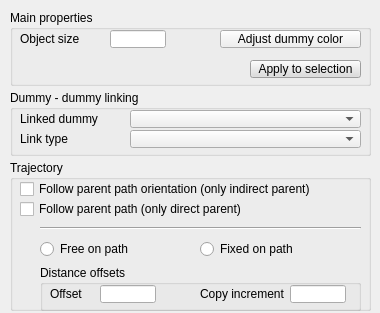
<?xml version="1.0" encoding="UTF-8"?>
<ui version="4.0">
 <class>CQDlgDummies</class>
 <widget class="QDialog" name="CQDlgDummies">
  <property name="geometry">
   <rect>
    <x>0</x>
    <y>0</y>
    <width>380</width>
    <height>313</height>
   </rect>
  </property>
  <property name="windowTitle">
   <string>Dummy Properties</string>
  </property>
  <property name="locale">
   <locale language="English" country="UnitedStates"/>
  </property>
  <widget class="QGroupBox" name="groupBox">
   <property name="geometry">
    <rect>
     <x>10</x>
     <y>10</y>
     <width>361</width>
     <height>76</height>
    </rect>
   </property>
   <property name="title">
    <string>Main properties</string>
   </property>
   <property name="flat">
    <bool>true</bool>
   </property>
   <property name="checkable">
    <bool>false</bool>
   </property>
   <widget class="QLabel" name="label">
    <property name="geometry">
     <rect>
      <x>10</x>
      <y>20</y>
      <width>91</width>
      <height>18</height>
     </rect>
    </property>
    <property name="text">
     <string>Object size</string>
    </property>
   </widget>
   <widget class="QLineEdit" name="qqSize">
    <property name="geometry">
     <rect>
      <x>100</x>
      <y>20</y>
      <width>56</width>
      <height>18</height>
     </rect>
    </property>
   </widget>
   <widget class="QToolButton" name="qqColor">
    <property name="geometry">
     <rect>
      <x>210</x>
      <y>20</y>
      <width>141</width>
      <height>18</height>
     </rect>
    </property>
    <property name="focusPolicy">
     <enum>Qt::StrongFocus</enum>
    </property>
    <property name="text">
     <string>Adjust dummy color</string>
    </property>
   </widget>
   <widget class="QToolButton" name="qqApplyMainProperties">
    <property name="geometry">
     <rect>
      <x>240</x>
      <y>50</y>
      <width>111</width>
      <height>18</height>
     </rect>
    </property>
    <property name="palette">
     <palette>
      <active>
       <colorrole role="WindowText">
        <brush brushstyle="SolidPattern">
         <color alpha="255">
          <red>0</red>
          <green>0</green>
          <blue>0</blue>
         </color>
        </brush>
       </colorrole>
       <colorrole role="Button">
        <brush brushstyle="SolidPattern">
         <color alpha="255">
          <red>220</red>
          <green>220</green>
          <blue>220</blue>
         </color>
        </brush>
       </colorrole>
       <colorrole role="Light">
        <brush brushstyle="SolidPattern">
         <color alpha="255">
          <red>255</red>
          <green>255</green>
          <blue>255</blue>
         </color>
        </brush>
       </colorrole>
       <colorrole role="Midlight">
        <brush brushstyle="SolidPattern">
         <color alpha="255">
          <red>237</red>
          <green>237</green>
          <blue>237</blue>
         </color>
        </brush>
       </colorrole>
       <colorrole role="Dark">
        <brush brushstyle="SolidPattern">
         <color alpha="255">
          <red>110</red>
          <green>110</green>
          <blue>110</blue>
         </color>
        </brush>
       </colorrole>
       <colorrole role="Mid">
        <brush brushstyle="SolidPattern">
         <color alpha="255">
          <red>147</red>
          <green>147</green>
          <blue>147</blue>
         </color>
        </brush>
       </colorrole>
       <colorrole role="Text">
        <brush brushstyle="SolidPattern">
         <color alpha="255">
          <red>0</red>
          <green>0</green>
          <blue>0</blue>
         </color>
        </brush>
       </colorrole>
       <colorrole role="BrightText">
        <brush brushstyle="SolidPattern">
         <color alpha="255">
          <red>255</red>
          <green>255</green>
          <blue>255</blue>
         </color>
        </brush>
       </colorrole>
       <colorrole role="ButtonText">
        <brush brushstyle="SolidPattern">
         <color alpha="255">
          <red>0</red>
          <green>0</green>
          <blue>0</blue>
         </color>
        </brush>
       </colorrole>
       <colorrole role="Base">
        <brush brushstyle="SolidPattern">
         <color alpha="255">
          <red>255</red>
          <green>255</green>
          <blue>255</blue>
         </color>
        </brush>
       </colorrole>
       <colorrole role="Window">
        <brush brushstyle="SolidPattern">
         <color alpha="255">
          <red>220</red>
          <green>220</green>
          <blue>220</blue>
         </color>
        </brush>
       </colorrole>
       <colorrole role="Shadow">
        <brush brushstyle="SolidPattern">
         <color alpha="255">
          <red>0</red>
          <green>0</green>
          <blue>0</blue>
         </color>
        </brush>
       </colorrole>
       <colorrole role="AlternateBase">
        <brush brushstyle="SolidPattern">
         <color alpha="255">
          <red>237</red>
          <green>237</green>
          <blue>237</blue>
         </color>
        </brush>
       </colorrole>
       <colorrole role="ToolTipBase">
        <brush brushstyle="SolidPattern">
         <color alpha="255">
          <red>255</red>
          <green>255</green>
          <blue>220</blue>
         </color>
        </brush>
       </colorrole>
       <colorrole role="ToolTipText">
        <brush brushstyle="SolidPattern">
         <color alpha="255">
          <red>0</red>
          <green>0</green>
          <blue>0</blue>
         </color>
        </brush>
       </colorrole>
      </active>
      <inactive>
       <colorrole role="WindowText">
        <brush brushstyle="SolidPattern">
         <color alpha="255">
          <red>0</red>
          <green>0</green>
          <blue>0</blue>
         </color>
        </brush>
       </colorrole>
       <colorrole role="Button">
        <brush brushstyle="SolidPattern">
         <color alpha="255">
          <red>220</red>
          <green>220</green>
          <blue>220</blue>
         </color>
        </brush>
       </colorrole>
       <colorrole role="Light">
        <brush brushstyle="SolidPattern">
         <color alpha="255">
          <red>255</red>
          <green>255</green>
          <blue>255</blue>
         </color>
        </brush>
       </colorrole>
       <colorrole role="Midlight">
        <brush brushstyle="SolidPattern">
         <color alpha="255">
          <red>237</red>
          <green>237</green>
          <blue>237</blue>
         </color>
        </brush>
       </colorrole>
       <colorrole role="Dark">
        <brush brushstyle="SolidPattern">
         <color alpha="255">
          <red>110</red>
          <green>110</green>
          <blue>110</blue>
         </color>
        </brush>
       </colorrole>
       <colorrole role="Mid">
        <brush brushstyle="SolidPattern">
         <color alpha="255">
          <red>147</red>
          <green>147</green>
          <blue>147</blue>
         </color>
        </brush>
       </colorrole>
       <colorrole role="Text">
        <brush brushstyle="SolidPattern">
         <color alpha="255">
          <red>0</red>
          <green>0</green>
          <blue>0</blue>
         </color>
        </brush>
       </colorrole>
       <colorrole role="BrightText">
        <brush brushstyle="SolidPattern">
         <color alpha="255">
          <red>255</red>
          <green>255</green>
          <blue>255</blue>
         </color>
        </brush>
       </colorrole>
       <colorrole role="ButtonText">
        <brush brushstyle="SolidPattern">
         <color alpha="255">
          <red>0</red>
          <green>0</green>
          <blue>0</blue>
         </color>
        </brush>
       </colorrole>
       <colorrole role="Base">
        <brush brushstyle="SolidPattern">
         <color alpha="255">
          <red>255</red>
          <green>255</green>
          <blue>255</blue>
         </color>
        </brush>
       </colorrole>
       <colorrole role="Window">
        <brush brushstyle="SolidPattern">
         <color alpha="255">
          <red>220</red>
          <green>220</green>
          <blue>220</blue>
         </color>
        </brush>
       </colorrole>
       <colorrole role="Shadow">
        <brush brushstyle="SolidPattern">
         <color alpha="255">
          <red>0</red>
          <green>0</green>
          <blue>0</blue>
         </color>
        </brush>
       </colorrole>
       <colorrole role="AlternateBase">
        <brush brushstyle="SolidPattern">
         <color alpha="255">
          <red>237</red>
          <green>237</green>
          <blue>237</blue>
         </color>
        </brush>
       </colorrole>
       <colorrole role="ToolTipBase">
        <brush brushstyle="SolidPattern">
         <color alpha="255">
          <red>255</red>
          <green>255</green>
          <blue>220</blue>
         </color>
        </brush>
       </colorrole>
       <colorrole role="ToolTipText">
        <brush brushstyle="SolidPattern">
         <color alpha="255">
          <red>0</red>
          <green>0</green>
          <blue>0</blue>
         </color>
        </brush>
       </colorrole>
      </inactive>
      <disabled>
       <colorrole role="WindowText">
        <brush brushstyle="SolidPattern">
         <color alpha="255">
          <red>110</red>
          <green>110</green>
          <blue>110</blue>
         </color>
        </brush>
       </colorrole>
       <colorrole role="Button">
        <brush brushstyle="SolidPattern">
         <color alpha="255">
          <red>220</red>
          <green>220</green>
          <blue>220</blue>
         </color>
        </brush>
       </colorrole>
       <colorrole role="Light">
        <brush brushstyle="SolidPattern">
         <color alpha="255">
          <red>255</red>
          <green>255</green>
          <blue>255</blue>
         </color>
        </brush>
       </colorrole>
       <colorrole role="Midlight">
        <brush brushstyle="SolidPattern">
         <color alpha="255">
          <red>237</red>
          <green>237</green>
          <blue>237</blue>
         </color>
        </brush>
       </colorrole>
       <colorrole role="Dark">
        <brush brushstyle="SolidPattern">
         <color alpha="255">
          <red>110</red>
          <green>110</green>
          <blue>110</blue>
         </color>
        </brush>
       </colorrole>
       <colorrole role="Mid">
        <brush brushstyle="SolidPattern">
         <color alpha="255">
          <red>147</red>
          <green>147</green>
          <blue>147</blue>
         </color>
        </brush>
       </colorrole>
       <colorrole role="Text">
        <brush brushstyle="SolidPattern">
         <color alpha="255">
          <red>110</red>
          <green>110</green>
          <blue>110</blue>
         </color>
        </brush>
       </colorrole>
       <colorrole role="BrightText">
        <brush brushstyle="SolidPattern">
         <color alpha="255">
          <red>255</red>
          <green>255</green>
          <blue>255</blue>
         </color>
        </brush>
       </colorrole>
       <colorrole role="ButtonText">
        <brush brushstyle="SolidPattern">
         <color alpha="255">
          <red>110</red>
          <green>110</green>
          <blue>110</blue>
         </color>
        </brush>
       </colorrole>
       <colorrole role="Base">
        <brush brushstyle="SolidPattern">
         <color alpha="255">
          <red>220</red>
          <green>220</green>
          <blue>220</blue>
         </color>
        </brush>
       </colorrole>
       <colorrole role="Window">
        <brush brushstyle="SolidPattern">
         <color alpha="255">
          <red>220</red>
          <green>220</green>
          <blue>220</blue>
         </color>
        </brush>
       </colorrole>
       <colorrole role="Shadow">
        <brush brushstyle="SolidPattern">
         <color alpha="255">
          <red>0</red>
          <green>0</green>
          <blue>0</blue>
         </color>
        </brush>
       </colorrole>
       <colorrole role="AlternateBase">
        <brush brushstyle="SolidPattern">
         <color alpha="255">
          <red>220</red>
          <green>220</green>
          <blue>220</blue>
         </color>
        </brush>
       </colorrole>
       <colorrole role="ToolTipBase">
        <brush brushstyle="SolidPattern">
         <color alpha="255">
          <red>255</red>
          <green>255</green>
          <blue>220</blue>
         </color>
        </brush>
       </colorrole>
       <colorrole role="ToolTipText">
        <brush brushstyle="SolidPattern">
         <color alpha="255">
          <red>0</red>
          <green>0</green>
          <blue>0</blue>
         </color>
        </brush>
       </colorrole>
      </disabled>
     </palette>
    </property>
    <property name="focusPolicy">
     <enum>Qt::StrongFocus</enum>
    </property>
    <property name="text">
     <string>Apply to selection</string>
    </property>
   </widget>
  </widget>
  <widget class="QGroupBox" name="groupBox_2">
   <property name="geometry">
    <rect>
     <x>10</x>
     <y>90</y>
     <width>361</width>
     <height>66</height>
    </rect>
   </property>
   <property name="title">
    <string>Dummy - dummy linking</string>
   </property>
   <property name="flat">
    <bool>true</bool>
   </property>
   <widget class="QLabel" name="label_2">
    <property name="geometry">
     <rect>
      <x>10</x>
      <y>20</y>
      <width>111</width>
      <height>18</height>
     </rect>
    </property>
    <property name="text">
     <string>Linked dummy</string>
    </property>
   </widget>
   <widget class="QLabel" name="label_3">
    <property name="geometry">
     <rect>
      <x>10</x>
      <y>40</y>
      <width>111</width>
      <height>18</height>
     </rect>
    </property>
    <property name="text">
     <string>Link type</string>
    </property>
   </widget>
   <widget class="QComboBox" name="qqLinkedDummyCombo">
    <property name="geometry">
     <rect>
      <x>120</x>
      <y>20</y>
      <width>231</width>
      <height>18</height>
     </rect>
    </property>
    <property name="maxVisibleItems">
     <number>50</number>
    </property>
   </widget>
   <widget class="QComboBox" name="qqLinkTypeCombo">
    <property name="geometry">
     <rect>
      <x>120</x>
      <y>40</y>
      <width>231</width>
      <height>18</height>
     </rect>
    </property>
    <property name="maxVisibleItems">
     <number>50</number>
    </property>
   </widget>
  </widget>
  <widget class="QGroupBox" name="groupBox_3">
   <property name="geometry">
    <rect>
     <x>10</x>
     <y>160</y>
     <width>361</width>
     <height>151</height>
    </rect>
   </property>
   <property name="title">
    <string>Trajectory</string>
   </property>
   <property name="flat">
    <bool>true</bool>
   </property>
   <widget class="QCheckBox" name="qqfollowParentOrientation">
    <property name="geometry">
     <rect>
      <x>10</x>
      <y>20</y>
      <width>361</width>
      <height>18</height>
     </rect>
    </property>
    <property name="focusPolicy">
     <enum>Qt::StrongFocus</enum>
    </property>
    <property name="text">
     <string>Follow parent path orientation (only indirect parent)</string>
    </property>
   </widget>
   <widget class="QCheckBox" name="qqFollow">
    <property name="geometry">
     <rect>
      <x>10</x>
      <y>40</y>
      <width>361</width>
      <height>18</height>
     </rect>
    </property>
    <property name="focusPolicy">
     <enum>Qt::StrongFocus</enum>
    </property>
    <property name="text">
     <string>Follow parent path (only direct parent)</string>
    </property>
   </widget>
   <widget class="Line" name="line">
    <property name="geometry">
     <rect>
      <x>30</x>
      <y>60</y>
      <width>321</width>
      <height>16</height>
     </rect>
    </property>
    <property name="orientation">
     <enum>Qt::Horizontal</enum>
    </property>
   </widget>
  </widget>
  <widget class="QGroupBox" name="groupBox_4">
   <property name="geometry">
    <rect>
     <x>40</x>
     <y>265</y>
     <width>321</width>
     <height>46</height>
    </rect>
   </property>
   <property name="title">
    <string>Distance offsets</string>
   </property>
   <property name="flat">
    <bool>true</bool>
   </property>
   <widget class="QLineEdit" name="qqOffset">
    <property name="geometry">
     <rect>
      <x>60</x>
      <y>20</y>
      <width>56</width>
      <height>18</height>
     </rect>
    </property>
    <property name="text">
     <string/>
    </property>
   </widget>
   <widget class="QLabel" name="label_4">
    <property name="geometry">
     <rect>
      <x>10</x>
      <y>20</y>
      <width>51</width>
      <height>18</height>
     </rect>
    </property>
    <property name="text">
     <string>Offset</string>
    </property>
   </widget>
   <widget class="QLabel" name="label_5">
    <property name="geometry">
     <rect>
      <x>160</x>
      <y>20</y>
      <width>91</width>
      <height>18</height>
     </rect>
    </property>
    <property name="text">
     <string>Copy increment</string>
    </property>
   </widget>
   <widget class="QLineEdit" name="qqIncrement">
    <property name="geometry">
     <rect>
      <x>250</x>
      <y>20</y>
      <width>56</width>
      <height>18</height>
     </rect>
    </property>
    <property name="text">
     <string/>
    </property>
   </widget>
  </widget>
  <widget class="QRadioButton" name="qqFixed">
   <property name="geometry">
    <rect>
     <x>200</x>
     <y>240</y>
     <width>131</width>
     <height>18</height>
    </rect>
   </property>
   <property name="focusPolicy">
    <enum>Qt::StrongFocus</enum>
   </property>
   <property name="text">
    <string>Fixed on path</string>
   </property>
   <property name="autoExclusive">
    <bool>false</bool>
   </property>
  </widget>
  <widget class="QRadioButton" name="qqFree">
   <property name="geometry">
    <rect>
     <x>40</x>
     <y>240</y>
     <width>121</width>
     <height>18</height>
    </rect>
   </property>
   <property name="focusPolicy">
    <enum>Qt::StrongFocus</enum>
   </property>
   <property name="text">
    <string>Free on path</string>
   </property>
   <property name="autoExclusive">
    <bool>false</bool>
   </property>
  </widget>
 </widget>
 <resources/>
 <connections/>
</ui>
